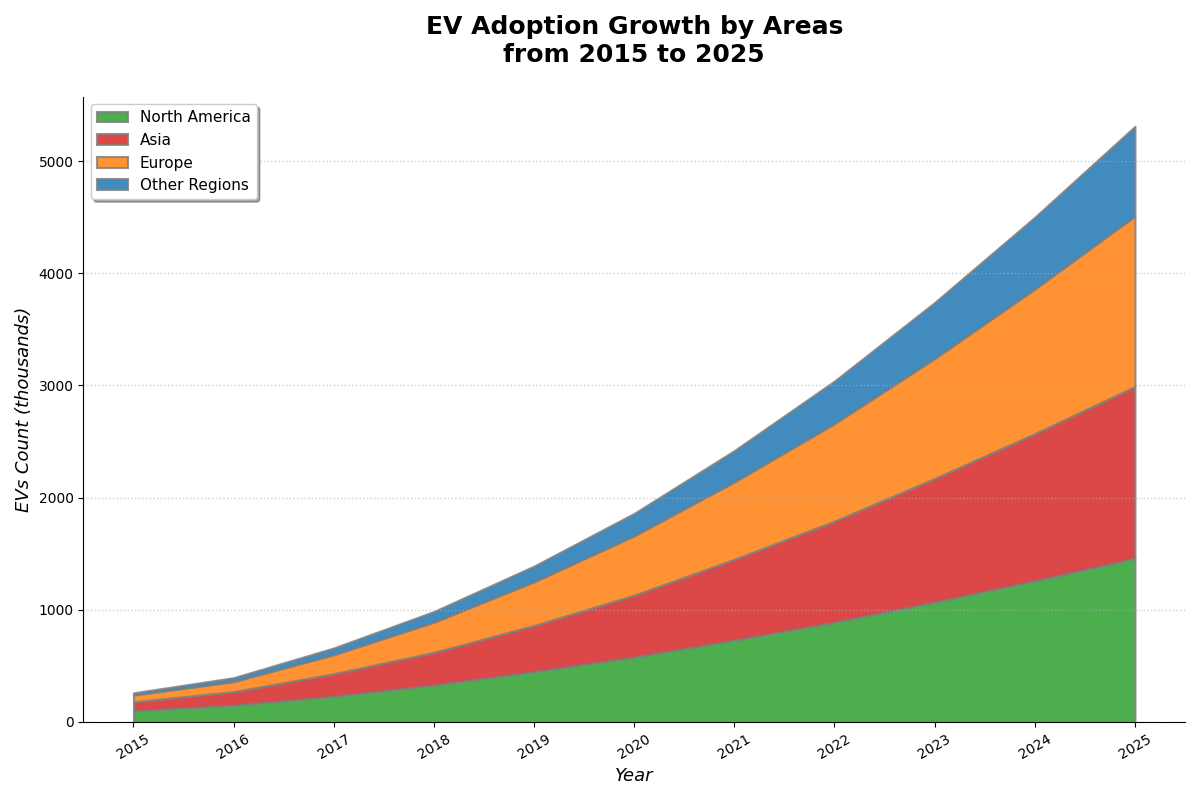

Source code (Python):
import matplotlib.pyplot as plt
import numpy as np

years = np.arange(2015, 2026)

# Data for each region
north_america = [100, 150, 230, 330, 450, 580, 730, 890, 1070, 1260, 1460]
europe = [80, 120, 200, 290, 410, 550, 720, 900, 1100, 1310, 1530]
asia = [60, 90, 170, 270, 390, 530, 690, 870, 1070, 1290, 1520]
other_regions = [20, 35, 60, 95, 140, 200, 280, 380, 500, 640, 800]

data = np.vstack([north_america, europe, asia, other_regions])

fig, ax = plt.subplots(figsize=(12, 8))

# Stylistic changes to the stacked plot with shuffled labels
ax.stackplot(years, data, labels=['North America', 'Asia', 'Europe', 'Other Regions'],
             colors=['#2ca02c', '#d62728', '#ff7f0e', '#1f77b4'], alpha=0.85, edgecolor='gray', linewidth=1.5)

# Changed textual elements
ax.set_title('EV Adoption Growth by Areas\nfrom 2015 to 2025', fontsize=18, fontweight='bold', pad=25)
ax.set_xlabel('Year', fontsize=13, style='italic')
ax.set_ylabel('EVs Count (thousands)', fontsize=13, style='italic')

ax.legend(loc='upper left', fontsize=11, shadow=True, fancybox=True)
ax.grid(axis='y', linestyle=':', linewidth=1, alpha=0.6)
plt.xticks(years, rotation=30)
ax.spines['right'].set_visible(False)
ax.spines['top'].set_visible(False)
plt.tight_layout()

plt.show()
